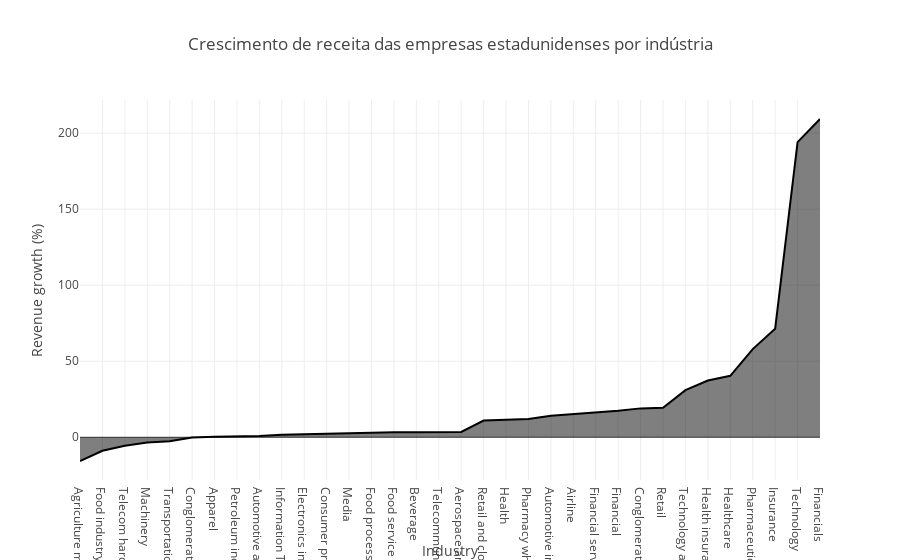

The code cell stored with this chart in its notebook:
### Code cell
#Criando o gráfico de área para comparar o crescimento entre empresas
fig = px.area(crescimento_industria_eua, x='Industry', y='Revenue growth (%)', title='Crescimento de receita das empresas estadunidenses por indústria')
fig.show()

### Figure 1 — Plotly figure (JSON) as saved in the notebook; plotly's stock layout.template omitted (floating-point values rounded to 4 significant figures)
{"data": [{"fillpattern": {"shape": ""}, "hovertemplate": "Industry=%{x}<br>Revenue growth (%)=%{y}<extra></extra>", "legendgroup": "", "line": {"color": "#000001"}, "marker": {"symbol": "circle"}, "mode": "lines", "name": "", "orientation": "v", "showlegend": false, "stackgroup": "1", "type": "scatter", "x": ["Agriculture manufacturing", "Food industry", "Telecom hardware manufacturing", "Machinery", "Transportation", "Conglomerate and telecommunications", "Apparel", "Petroleum industry", "Automotive and energy", "Information Technology", "Electronics industry", "Consumer products manufacturing", "Media", "Food processing", "Food service", "Beverage", "Telecommunications", "Aerospace and defense", "Retail and cloud computing", "Health", "Pharmacy wholesale", "Automotive industry", "Airline", "Financial services", "Financial", "Conglomerate", "Retail", "Technology and cloud computing", "Health insurance", "Healthcare", "Pharmaceutical industry", "Insurance", "Technology", "Financials"], "xaxis": "x", "y": [-15.6, -8.9, -5.6, -3.4, -2.6, -0.1, 0.3, 0.4, 0.9, 1.6, 2.0, 2.5, 2.8, 3.3, 3.3, 3.3, 3.3, 3.5, 11.0, 11.7, 12.1, 14.1, 15.1, 16.5, 17.5, 19.0, 19.4, 31.0, 37.3, 40.4, 58.0, 71.4, 194.1, 209.3], "yaxis": "y"}], "layout": {"legend": {"tracegroupgap": 0}, "title": {"text": "Crescimento de receita das empresas estadunidenses por indústria"}, "xaxis": {"anchor": "y", "domain": [0, 1], "title": {"text": "Industry"}}, "yaxis": {"anchor": "x", "domain": [0, 1], "title": {"text": "Revenue growth (%)"}}}}
